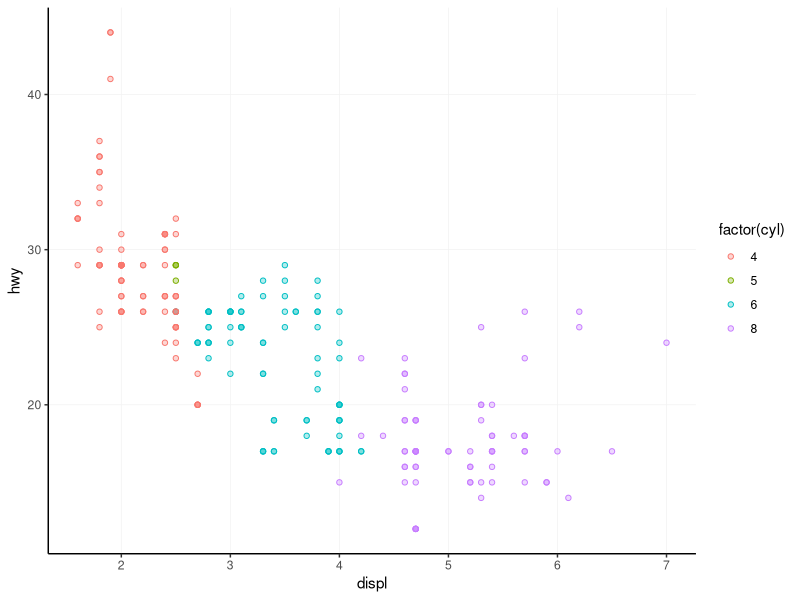
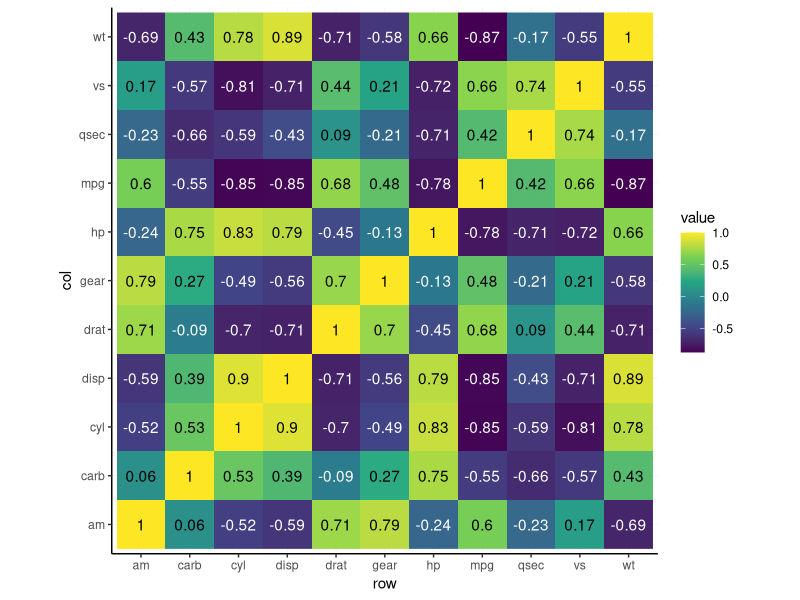
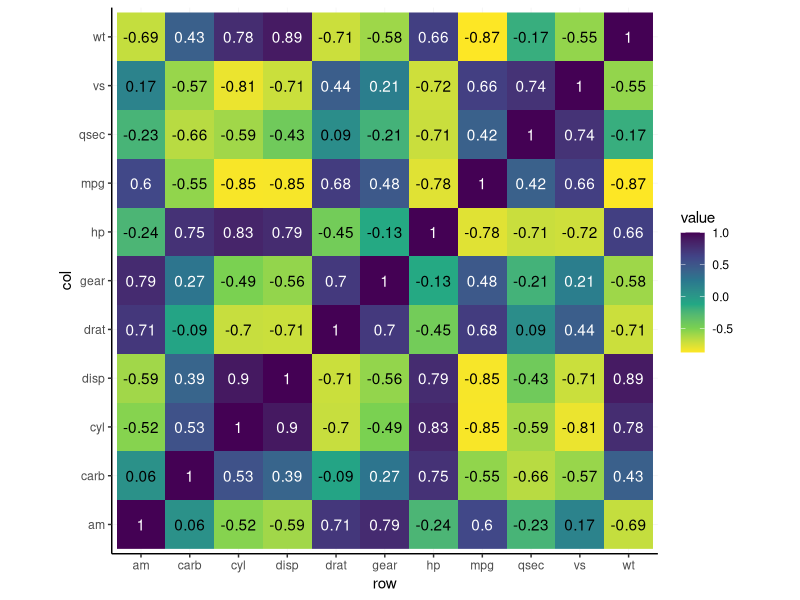
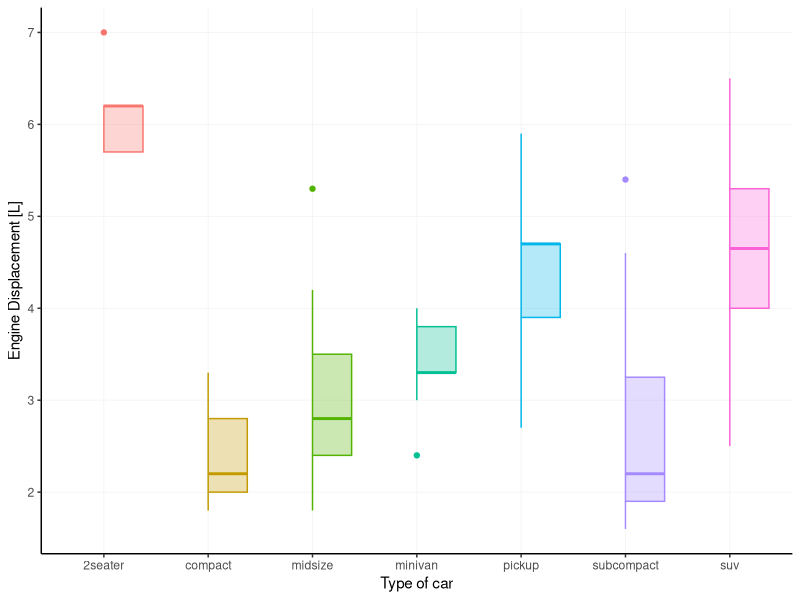
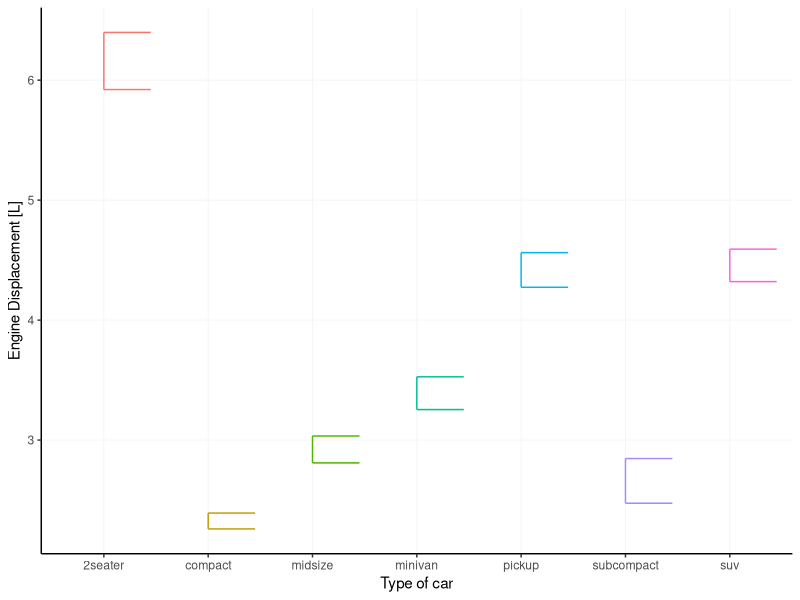
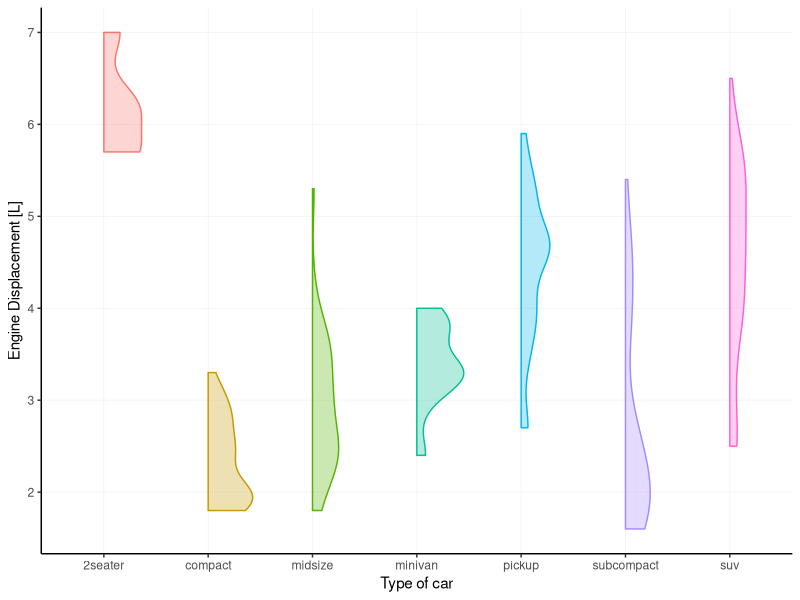
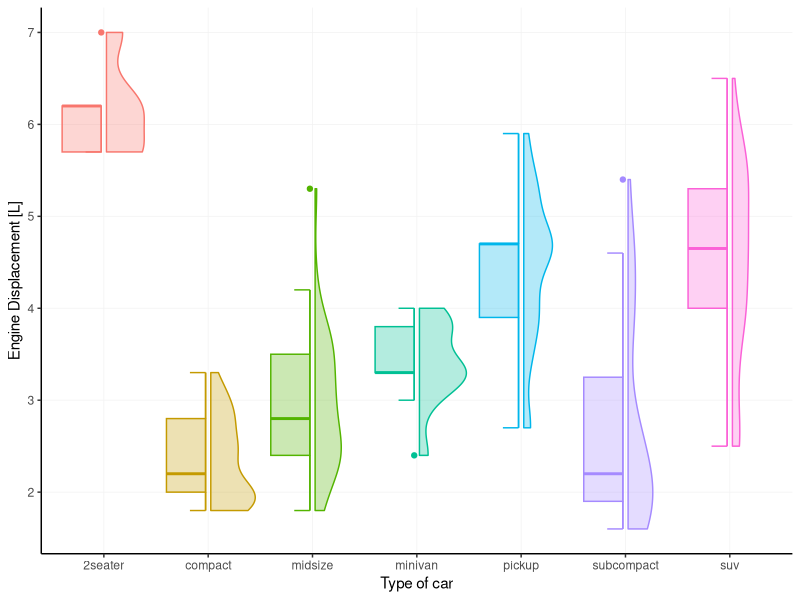
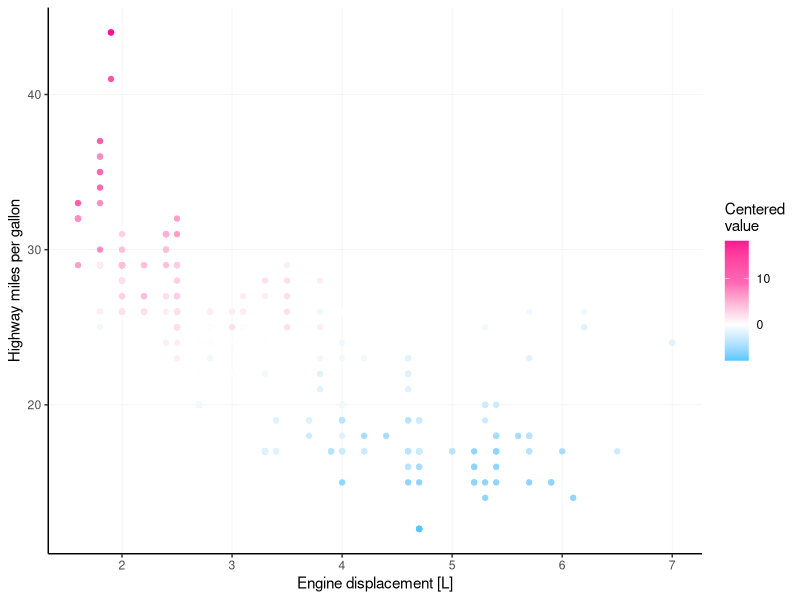

These figures' R source, in order: (Note: this script raises an error after producing the figures.)
## ---- chunk 1
knitr::opts_chunk$set(
  collapse = TRUE,
  comment = "#>",
  fig.path  = "man/figures/README-",
  fig.align = "center",
  out.width = "80%",
  dev       = "ragg_png",
  dpi       = 132
)
## ---- chunk 2
library(ggplot2)
library(scales)

theme_set(
  # Pick a starting theme
  theme_gray() +
  # Add your favourite elements
  theme(
    axis.line        = element_line(),
    panel.background = element_rect(fill = "white"),
    panel.grid.major = element_line("grey95", linewidth = 0.25),
    legend.key       = element_rect(fill = NA) 
  )
)
## ---- chunk 3
my_mapping <- aes(x = foo, y = bar)

aes(colour = qux, !!!my_mapping)
## ---- chunk 4
my_fill <- aes(fill = after_scale(alpha(colour, 0.3)))

ggplot(mpg, aes(displ, hwy)) +
  geom_point(aes(colour = factor(cyl), !!!my_fill), shape = 21)
## ---- chunk 5
contrast <- function(colour) {
  out   <- rep("black", length(colour))
  light <- farver::get_channel(colour, "l", space = "hcl")
  out[light < 50] <- "white"
  out
}
## ---- chunk 6
autocontrast <- aes(colour = after_scale(contrast(fill)))
## ---- chunk 7
cors <- cor(mtcars)

# Melt matrix
df <- data.frame(
  col = colnames(cors)[as.vector(col(cors))],
  row = rownames(cors)[as.vector(row(cors))],
  value = as.vector(cors)
)

# Basic plot
p <- ggplot(df, aes(row, col, fill = value)) +
  geom_raster() +
  geom_text(aes(label = round(value, 2), !!!autocontrast)) +
  coord_equal()

p + scale_fill_viridis_c(direction =  1)
p + scale_fill_viridis_c(direction = -1)
## ---- chunk 8
# A basic plot to reuse for examples
p <- ggplot(mpg, aes(class, displ, colour = class, !!!my_fill)) +
  guides(colour = "none", fill = "none") +
  labs(y = "Engine Displacement [L]", x = "Type of car")

p + geom_boxplot(aes(xmin = after_scale(x)))
## ---- chunk 9
p + geom_errorbar(
  stat = "summary",
  fun.data = mean_se,
  aes(xmin = after_scale(x))
)
## ---- chunk 10
update_geom_defaults("violin", list(xmin = NULL))

p + geom_violin(aes(xmin = after_scale(x)))
## ---- chunk 11
# A small nudge offset
offset <- 0.025

# We can pre-specify the mappings if we plan on recycling some
right_nudge <- aes(
  xmin = after_scale(x), 
  x = stage(class, after_stat = x + offset)
)
left_nudge  <- aes(
  xmax = after_scale(x),
  x = stage(class, after_stat = x - offset)
)

# Combining
p +
  geom_violin(right_nudge) +
  geom_boxplot(left_nudge) +
  geom_errorbar(left_nudge, stat = "boxplot", width = 0.3)
## ---- chunk 12
my_palette <- c("dodgerblue", "deepskyblue", "white", "hotpink", "deeppink")

p <- ggplot(mpg, aes(displ, hwy, colour = cty - mean(cty))) +
  geom_point() +
  labs(
    x = "Engine displacement [L]",
    y = "Highway miles per gallon",
    colour = "Centered\nvalue"
  )

p + 
  scale_colour_gradientn(
    colours = my_palette, 
    rescaler = ~ rescale_mid(.x, mid = 0)
  )
## ---- chunk 13
p +
  scale_colour_gradientn(
    colours = my_palette, 
    limits = ~ c(-1, 1) * max(abs(.x))
  )
## ---- chunk 14
p + facet_wrap(~ class, scales = "free") +
  geom_text(
    # We only need 1 row per facet, so we deduplicate the facetting variable
    data = ~ subset(.x, !duplicated(class)),
    aes(x = Inf, y = Inf, label = LETTERS[seq_along(class)]),
    hjust = 1, vjust = 1,
    colour = "black"
  )
## ---- chunk 15
p + facet_wrap(~ class, scales = "free") +
  geom_label(
    data = ~ subset(.x, !duplicated(class)),
    aes(x = -Inf, y = Inf, label = LETTERS[seq_along(class)]),
    hjust = 0, vjust = 1, label.size = NA, fill = NA,
    label.padding = unit(5, "pt"),
    colour = "black"
  )
## ---- chunk 16
barplot_fun <- function(data, x) {
  ggplot(data, aes(x = {{ x }})) +
    geom_bar(width = 0.618) +
    scale_y_continuous(expand = c(0, 0, 0.05, 0)) +
    theme(panel.grid.major.x = element_blank())
}

barplot_fun(mpg, class)
## ---- chunk 17
barplot_fun <- function(data, ...) {
  ggplot(data, aes(...)) +
    geom_bar(width = 0.618) +
    scale_y_continuous(expand = c(0, 0, 0.1, 0)) +
    theme(panel.grid.major.x = element_blank())
}

barplot_fun(mpg, class, colour = factor(cyl), !!!my_fill)
## ---- chunk 18
barplot_skelly <- ggplot() +
  geom_bar(width = 0.618) +
  scale_y_continuous(expand = c(0, 0, 0.1, 0)) +
  theme(panel.grid.major.x = element_blank())

my_plot <- barplot_skelly %+% mpg + 
  aes(class, colour = factor(cyl), !!!my_fill) 
my_plot
## ---- chunk 19
my_plot %+% mtcars + 
  aes(factor(carb), colour = factor(cyl), !!!my_fill)
## ---- chunk 20
labelled_bars <- list(
  geom_bar(my_fill, width = 0.618),
  geom_text(
    stat = "count",
    aes(y     = after_stat(count), 
        label = after_stat(count), 
        fill  = NULL, colour = NULL),
    vjust = -1, show.legend = FALSE
  ),
  scale_y_continuous(expand = c(0, 0, 0.1, 0)),
  theme(panel.grid.major.x = element_blank())
)

ggplot(mpg, aes(class, colour = factor(cyl))) +
  labelled_bars +
  ggtitle("The `mpg` dataset")

ggplot(mtcars, aes(factor(carb), colour = factor(cyl))) +
  labelled_bars +
  ggtitle("The `mtcars` dataset")
## ---- chunk 21
si <- sessioninfo::session_info()

# People don't need to see my file paths etc
si$platform$pandoc <- gsub(" @ C:/.*", "", si$platform$pandoc)
si$packages$library <- NULL

print(si)
